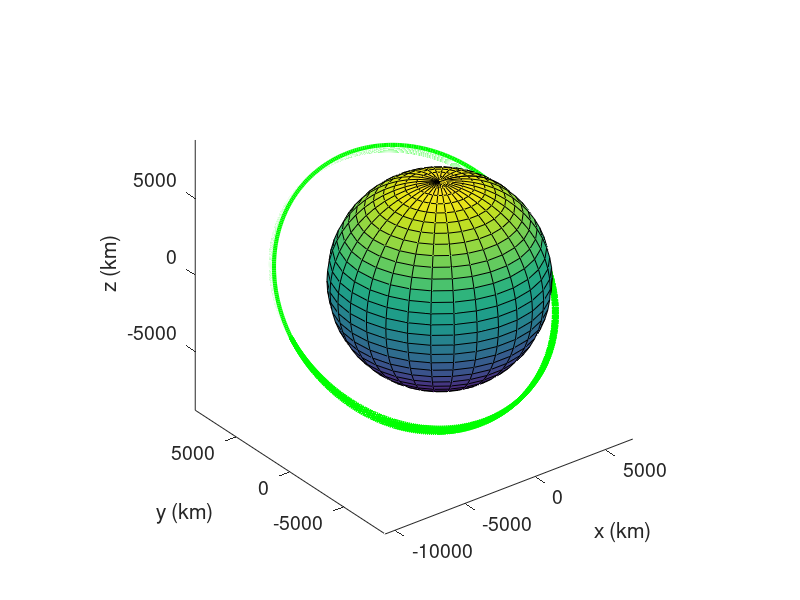
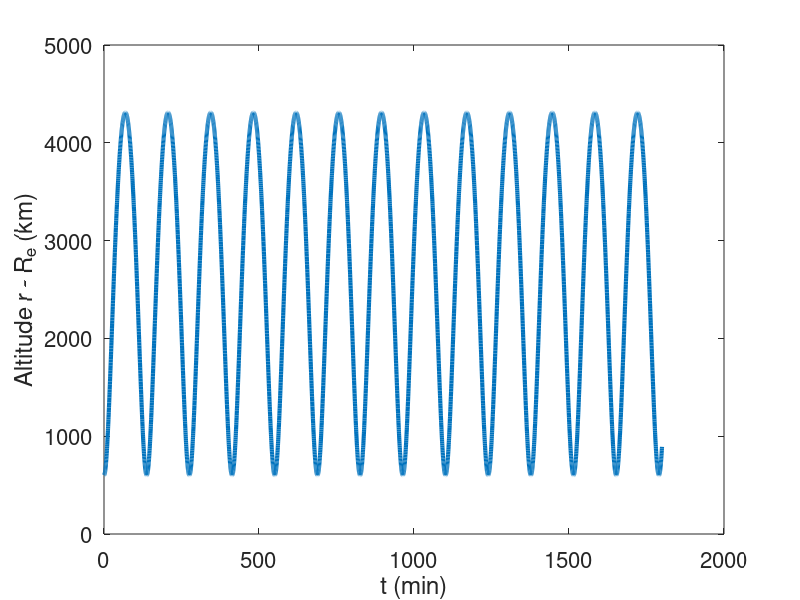
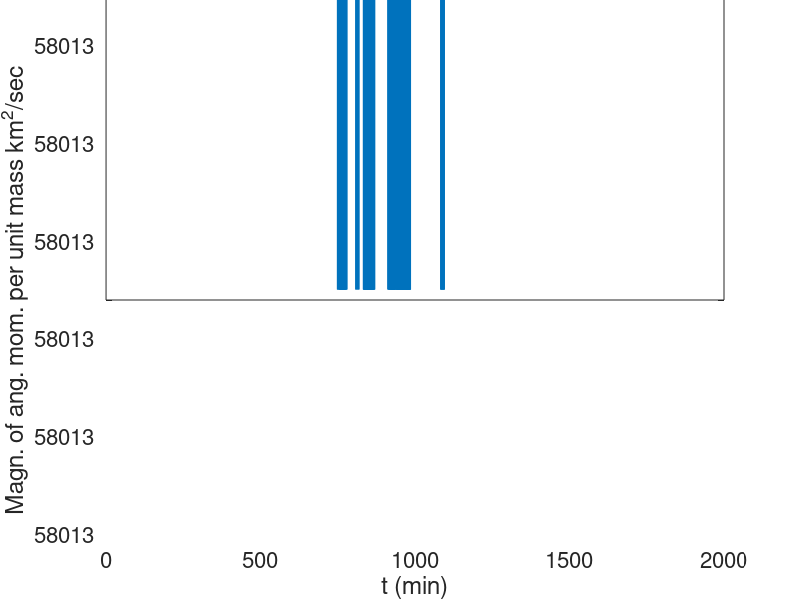
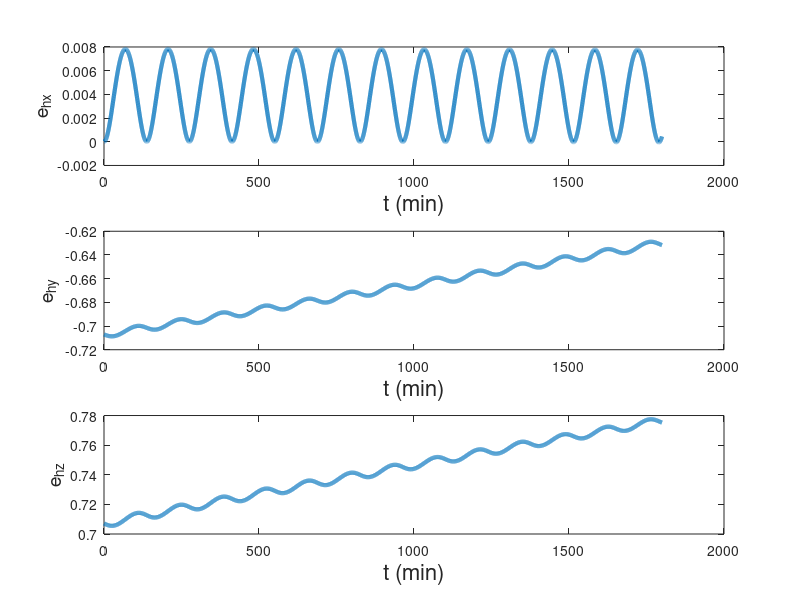

Here is the MATLAB script that generated these plots, in order: (Note: this script raises an error after producing the figures.)
function simsat
 
Re      = 6378;      % Earth Radius (km)
mu      = 398600.4405;  % Gravitational constant for Earth (km^3/s^2) 
 
% Initial position vector in ECI frame (units: km)
R0 = [6978; 0; 0]; % [-8.058685464116713e+002;-4.135050989428283e+003;5.071447347723579e+003];  
 
% Initial velocity vector in ECI frame (units: km/sec)
V0 = [0; 5.8787; 5.8787]; % [6.04068079277917;3.52422658592595;3.83339310219652];     
 
% Initial state [position vector on top of velocity vector] 
X0 = [R0; V0]; 
 
t0     = 0;          % initial time, sec
tstep  = 20;         % time step to sample the output, sec
tfinal = 108000 ; % 96.2*60*5;  % final time, sec, approximately 5 orbits
 
% Integrate ODEs using Runge-Kutta 45 method
tspan    = t0:tstep:tfinal;
options = odeset('AbsTol',1e-6,'RelTol',1e-8); 
[Tp, Xp] = ode45(@satdyn,tspan,X0,options);
timeVec = Tp;XTraj = Xp;

figure(1);
plot3(Xp(:,1), Xp(:,2), Xp(:,3),'g-','linewidth',3); 
xlabel('x (km)','fontsize',16);ylabel('y (km)','fontsize',16); 
zlabel('z (km)','fontsize',16); 
set(gca,'fontsize',14)
 
[XS, YS, ZS] = sphere(30); % plot the Earth using Matlab sphere command
hold on;
surf(XS*Re, YS*Re, ZS*Re);
% axis([-1e4, 1e4, -1e4, 1e4, -1e4, 1e4])
axis equal
hold off
 
% plot altitude above the Earth, km
figure(2);
plot(Tp/60, sqrt(Xp(:,1).^2 + Xp(:,2).^2 + Xp(:,3).^2) - Re, 'linewidth',3);
ylabel('Altitude r - R_e (km)','fontsize',16)
xlabel('t (min)','fontsize',16)
set(gca,'fontsize',16)

E = []; h=[]; e_h=[];
for k=1:1:length(timeVec)
    r = XTraj(k,1:3)';
    v = XTraj(k,4:6)';
    E(k) = 1/2*dot(v,v) - mu/norm(r); % Total energy (E=T+U) per unit mass
    hVec = (cross(r,v)); % Magn. of angular momentum vector per unit mass
    h(k) = norm(hVec); % Magn. of angular momentum vector per unit mass
    e_h(:,k)        = hVec/h(k);
end

figure(5);
plot(timeVec/60,E,'linewidth',3);
ylabel('Energy per unit mass km^2/sec^2','fontsize',16) 
xlabel('t (min)','fontsize',16)
set(gca,'fontsize',16)

figure(3);
plot(timeVec/60,h,'linewidth',3);
ylabel('Magn. of ang. mom. per unit mass km^2/sec','fontsize',14);
xlabel('t (min)','fontsize',16)
set(gca,'fontsize',16)

figure(4)
subplot(3,1,1)
plot(timeVec/60,e_h(1,:),'linewidth',3);
ylabel('e_h_x','fontsize',14);
xlabel('t (min)','fontsize',16)

subplot(3,1,2)
plot(timeVec/60,e_h(2,:),'linewidth',3);
ylabel('e_h_y','fontsize',14);
xlabel('t (min)','fontsize',16)

subplot(3,1,3)
plot(timeVec/60,e_h(3,:),'linewidth',3);
ylabel('e_h_z','fontsize',14);
xlabel('t (min)','fontsize',16)
sgtitle('Components of e_h') 
return

function Xdot = satdyn(t,X)
 
mu = 398600.4405;        % gravitational constant for Earth (km^3/s^2) 

part = 'c';

if part =='a'
     P =[0;0;0];
elseif part =='b'
     P =[5e-4;0;0];
elseif part =='c'
     P =[0;2e-5;0];
elseif part =='d'
     P =[0;0;2e-3];    
end

r  = X(1:3);          % position vector (km)
v  = X(4:6);          % velocity vector (km/sec) 
h  = cross(r,v);

rn         = norm(r); % distance (km)
hn         = norm(h);
e_r        = r/rn;
e_h        = h/hn;
e_theta    = cross(e_h,e_r);


Xdot(1:3)  = v;
Xdot(4:6)  = -mu/rn^3*r + P(1)*e_r + P(2)*e_h + P(3)*e_theta; 
 


Xdot       = Xdot(:); % convert to vector column format
 
return;